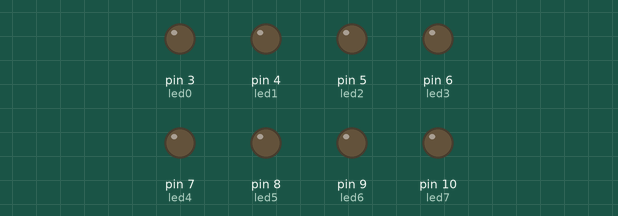
This sketch was run on a simulated Arduino Uno, built with avr-gcc and run on an emulated ATmega328P. Shown: output pins drawn as LEDs (lit = HIGH).

Above: at 0.05 s.
At 2.05 s:
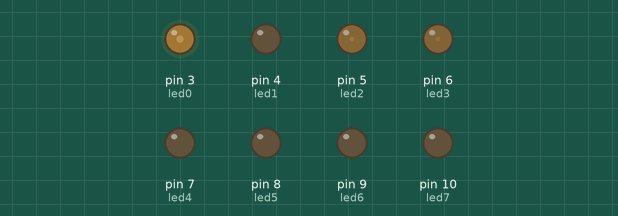
At 2.65 s:
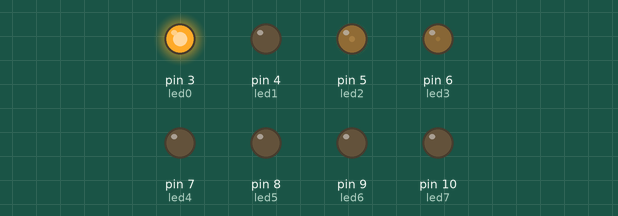
At 3.25 s:
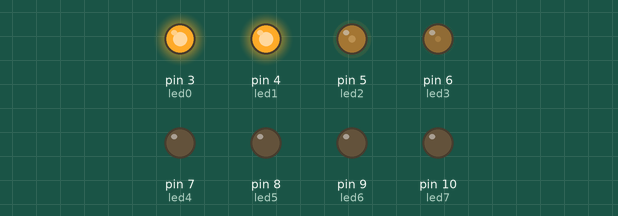
At 4.85 s:
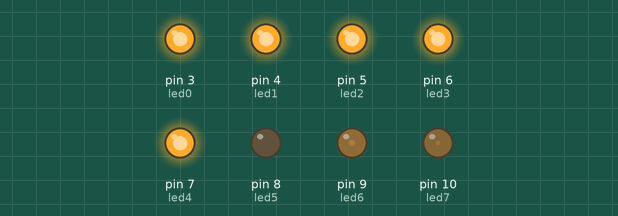
At 6.45 s:
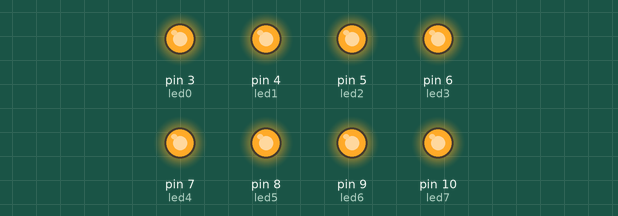
Timing chart, 0 to 8.5 s (numbered marks = the images above):
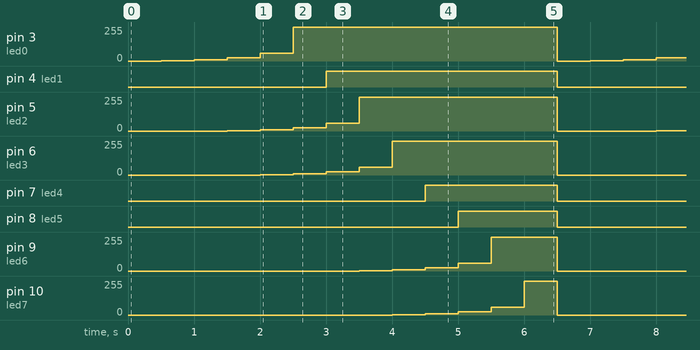

Measured:
- by itself, pin 3 (led0): repeats every 6.5 s: 10/255 0.50 s, 25/255 0.50 s, 60/255 0.50 s, 255/255 4.0 s, 0/255 0.50 s, 3/255 0.50 s
- by itself, pin 4 (led1): alternates HIGH for 3.5 s and LOW for 3.0 s
- by itself, pin 5 (led2): repeats every 6.5 s: 10/255 0.50 s, 25/255 0.50 s, 60/255 0.50 s, 255/255 3.0 s, 0/255 1.5 s, 3/255 0.50 s
- by itself, pin 6 (led3): repeats every 6.5 s: 10/255 0.50 s, 25/255 0.50 s, 60/255 0.50 s, 255/255 2.5 s, 0/255 2.0 s, 3/255 0.50 s
- by itself, pin 7 (led4): alternates HIGH for 2.0 s and LOW for 4.5 s
- by itself, pin 8 (led5): alternates HIGH for 1.5 s and LOW for 5.0 s
- by itself, pin 9 (led6): repeats every 6.5 s: 10/255 0.50 s, 25/255 0.50 s, 60/255 0.50 s, 255/255 1.0 s, 0/255 3.5 s, 3/255 0.50 s
- by itself, pin 10 (led7): repeats every 6.5 s: 10/255 0.50 s, 25/255 0.50 s, 60/255 0.50 s, 255/255 0.50 s, 0/255 4.0 s, 3/255 0.50 s

The sketch:

fade_leds_2.ino
```cpp
const int led0 = 3;
const int led1 = 4;
const int led2 = 5;
const int led3 = 6;
const int led4 = 7;
const int led5 = 8;
const int led6 = 9;
const int led7 = 10;
int vel = 500;


void setup() {
  pinMode(led0, OUTPUT);     // definir el pin 3 com una sortida
  pinMode(led1, OUTPUT);     // definir el pin 5 com una sortida
  pinMode(led2, OUTPUT);     // definir el pin 6 com una sortida
  pinMode(led3, OUTPUT);     // definir el pin 9 com una sortida
  pinMode(led4, OUTPUT);     // definir el pin 10 com una sortida
  pinMode(led5, OUTPUT);     // definir el pin 11 com una sortida
  pinMode(led6, OUTPUT);     // definir el pin 9 com una sortida
  pinMode(led7, OUTPUT);     // definir el pin 10 com una sortida


}

void loop()

{
analogWrite(led0, 0);
analogWrite(led1, 0);
analogWrite(led2, 0);
analogWrite(led3, 0);
analogWrite(led4, 0);
analogWrite(led5, 0);
analogWrite(led6, 0);
analogWrite(led7, 0);

delay(vel);

analogWrite(led0, 3);
analogWrite(led1, 0);
analogWrite(led2, 0);
analogWrite(led3, 0);
analogWrite(led4, 0);
analogWrite(led5, 0);
analogWrite(led6, 0);
analogWrite(led7, 0);

delay(vel);

analogWrite(led0, 10);
analogWrite(led1, 3);
analogWrite(led2, 0);
analogWrite(led3, 0);
analogWrite(led4, 0);
analogWrite(led5, 0);
analogWrite(led6, 0);
analogWrite(led7, 0);

delay(vel);

analogWrite(led0, 25);
analogWrite(led1, 10);
analogWrite(led2, 3);
analogWrite(led3, 0);
analogWrite(led4, 0);
analogWrite(led5, 0);
analogWrite(led6, 0);
analogWrite(led7, 0);

delay(vel);

analogWrite(led0, 60);
analogWrite(led1, 25);
analogWrite(led2, 10);
analogWrite(led3, 3);
analogWrite(led4, 0);
analogWrite(led5, 0);
analogWrite(led6, 0);
analogWrite(led7, 0);

delay(vel);

analogWrite(led0, 255);
analogWrite(led1, 60);
analogWrite(led2, 25);
analogWrite(led3, 10);
analogWrite(led4, 3);
analogWrite(led5, 0);
analogWrite(led6, 0);
analogWrite(led7, 0);

delay(vel);

analogWrite(led0, 255);
analogWrite(led1, 255);
analogWrite(led2, 60);
analogWrite(led3, 25);
analogWrite(led4, 10);
analogWrite(led5, 3);
analogWrite(led6, 0);
analogWrite(led7, 0);

delay(vel);

analogWrite(led0, 255);
analogWrite(led1, 255);
analogWrite(led2, 255);
analogWrite(led3, 60);
analogWrite(led4, 25);
analogWrite(led5, 10);
analogWrite(led6, 3);
analogWrite(led7, 0);

delay(vel);

analogWrite(led0, 255);
analogWrite(led1, 255);
analogWrite(led2, 255);
analogWrite(led3, 255);
analogWrite(led4, 60);
analogWrite(led5, 25);
analogWrite(led6, 10);
analogWrite(led7, 3);

delay(vel);

analogWrite(led0, 255);
analogWrite(led1, 255);
analogWrite(led2, 255);
analogWrite(led3, 255);
analogWrite(led4, 255);
analogWrite(led5, 60);
analogWrite(led6, 25);
analogWrite(led7, 10);

delay(vel);

analogWrite(led0, 255);
analogWrite(led1, 255);
analogWrite(led2, 255);
analogWrite(led3, 255);
analogWrite(led4, 255);
analogWrite(led5, 255);
analogWrite(led6, 60);
analogWrite(led7, 25);

delay(vel);

analogWrite(led0, 255);
analogWrite(led1, 255);
analogWrite(led2, 255);
analogWrite(led3, 255);
analogWrite(led4, 255);
analogWrite(led5, 255);
analogWrite(led6, 255);
analogWrite(led7, 60);

delay(vel);


analogWrite(led0, 255);
analogWrite(led1, 255);
analogWrite(led2, 255);
analogWrite(led3, 255);
analogWrite(led4, 255);
analogWrite(led5, 255);
analogWrite(led6, 255);
analogWrite(led7, 255);

delay(vel);

}
```
